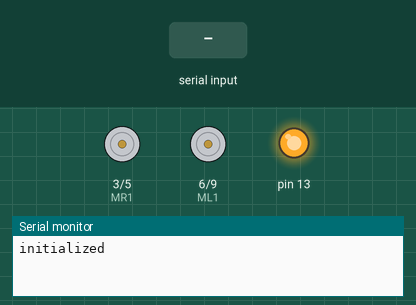
Bench run of a sketch on a simulated Arduino Uno, built with avr-gcc and run on an emulated ATmega328P. Parts: motor-driver pin pairs drawn as motors (green arrow = first pin HIGH = forward, orange = second pin HIGH = backward, longer = more drive), output pins drawn as LEDs (lit = HIGH), the last lines printed to the serial monitor. The inputs (shaded band) are chosen by the test bench.

Above: at 1.2 s.
1.3 s: "u" received over Serial
At 1.6 s:
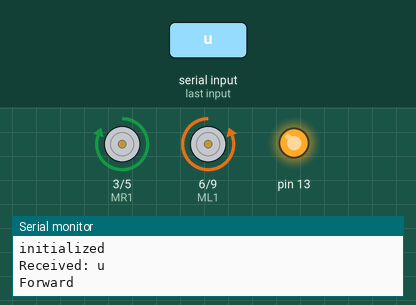
2.8 s: "d" received over Serial
At 3.9 s:
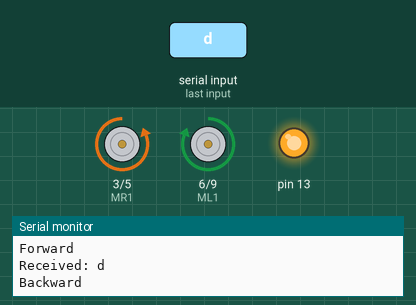
4.3 s: "l" received over Serial
At 5.0 s:
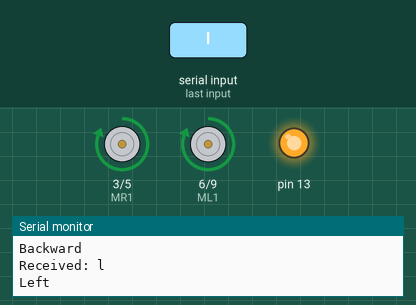
5.8 s: "r" received over Serial
At 6.2 s:
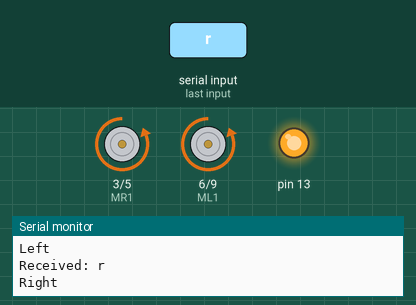
Timing chart, 0 to 8.3 s (numbered marks = the images above; inputs shaded):
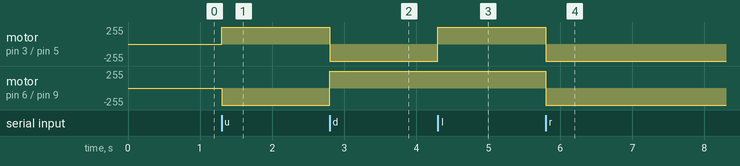

The sketch:

Main.ino
```cpp
char receivedChar = 0;

const int MR1 = 3;
const int MR2 = 5;
const int ML1 = 6;
const int ML2 = 9;

void setup() {
  Serial.begin(9600);
  pinMode(13,OUTPUT);
  digitalWrite(13,HIGH);
  pinMode(MR1, OUTPUT);
  pinMode(MR2, OUTPUT);
  pinMode(ML1, OUTPUT);
  pinMode(ML2, OUTPUT);

  Serial.println("initialized");
}

void Forward(){
      digitalWrite(MR1,HIGH);
      digitalWrite(MR2,LOW);
      digitalWrite(ML1,LOW);
      digitalWrite(ML2,HIGH);
      Serial.println("Forward");
}
void Backward(){
      digitalWrite(MR1,LOW);
      digitalWrite(MR2,HIGH);
      digitalWrite(ML1,HIGH);
      digitalWrite(ML2,LOW);
      Serial.println("Backward");
}
void Left(){
      digitalWrite(MR1,HIGH);
      digitalWrite(MR2,LOW);
      digitalWrite(ML1,HIGH);
      digitalWrite(ML2,LOW);
      Serial.println("Left");
}
void Right(){
      digitalWrite(MR1,LOW);
      digitalWrite(MR2,HIGH);
      digitalWrite(ML1,LOW);
      digitalWrite(ML2,HIGH);
      Serial.println("Right");
}
void Stop(){
      digitalWrite(MR1,LOW);
      digitalWrite(MR2,LOW);
      digitalWrite(ML1,LOW);
      digitalWrite(ML2,LOW);
      Serial.println("Stop");
}


void loop() {
  if (Serial.available()) {
    receivedChar = Serial.read();
    Serial.print("Received: ");
    Serial.println(receivedChar);

    if(receivedChar == 'u')
    {
      Forward();

    }
    if(receivedChar == 'd')
    {

      Backward();
    }
     if(receivedChar == 'l')
    {

      Left();
    }
    if(receivedChar == 'r')
    {

      Right();
    }
    if(receivedChar == '0')
    {
      Stop();
    }
  }
}
```

Measured:
- after the input at 1.3 s, motor on pin 3 (MR1) / pin 5 (MR2): stopped → forward 255/255 at once; motor on pin 6 (ML1) / pin 9 (ML2): stopped → backward 255/255 at once
- after the input at 2.8 s, motor on pin 3 (MR1) / pin 5 (MR2): forward 255/255 → backward 255/255 at once; motor on pin 6 (ML1) / pin 9 (ML2): backward 255/255 → forward 255/255 at once
- after the input at 4.3 s, motor on pin 3 (MR1) / pin 5 (MR2): backward 255/255 → forward 255/255 at once
- after the input at 5.8 s, motor on pin 3 (MR1) / pin 5 (MR2), motor on pin 6 (ML1) / pin 9 (ML2): forward 255/255 → backward 255/255 at once
